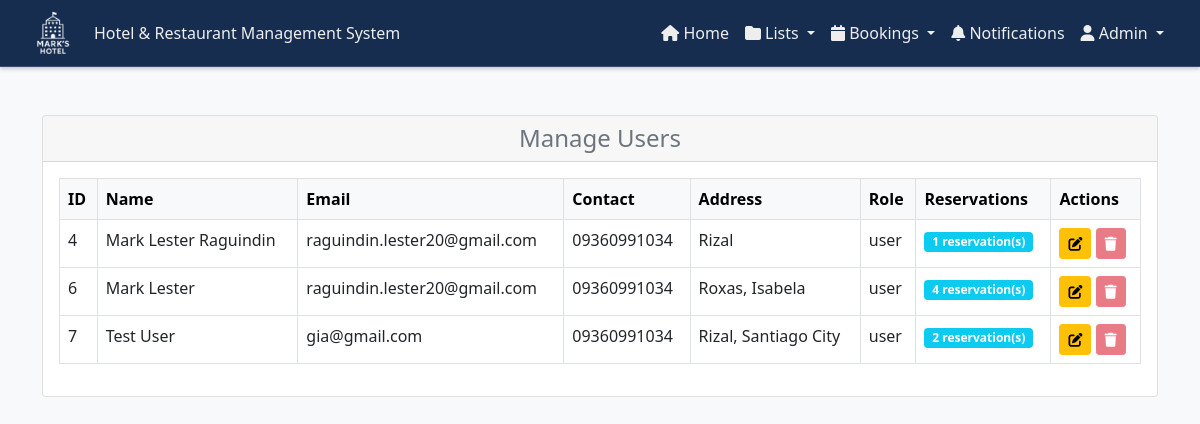
The app's page /admin/manageUsers.php (signed in), older data.
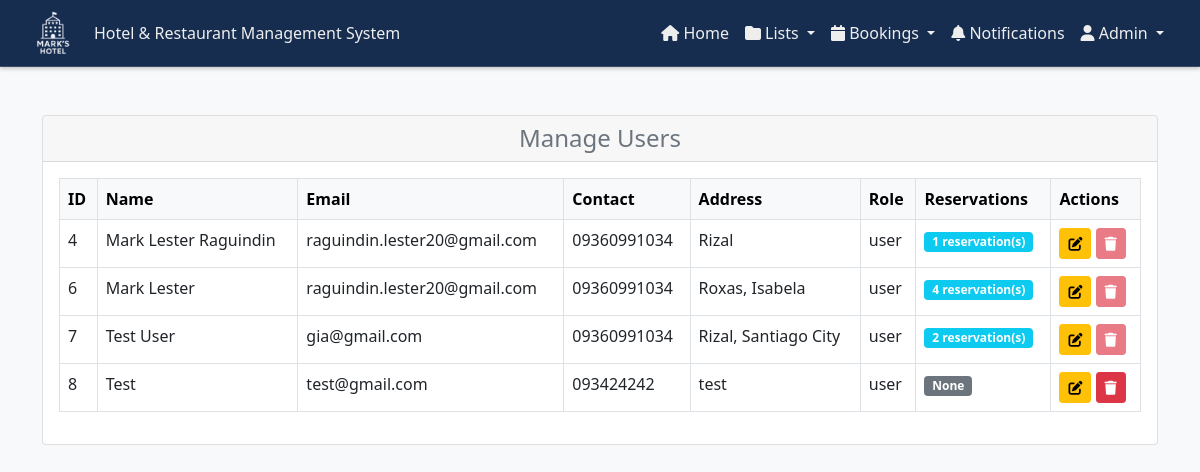
The same page, newer data.
### tables this page shows
CREATE TABLE `users` (
  `user_id` int(11) NOT NULL,
  `name` varchar(255) NOT NULL,
  `address` varchar(50) NOT NULL,
  `email` varchar(50) NOT NULL,
  `password` varchar(50) NOT NULL,
  `role` varchar(20) DEFAULT NULL,
  `phone` tinytext DEFAULT NULL
);

### admin/manageUsers.php (the view, shortened to what the changed rows need)
<?php
include '../components/config.php';
$query = "SELECT u.user_id, u.name, u.address, u.email, u.role, u.phone,
         (SELECT COUNT(*) FROM table_reservations r WHERE r.user_id = u.user_id) as reservation_count
         FROM users u WHERE u.role = 'user'";
$result = mysqli_query($con, $query);
$users = [];
while($row = mysqli_fetch_assoc($result)) {
    $users[] = $row;
}
?>
<!DOCTYPE html>
<html lang="en">
<head>
    <link href="https://cdn.jsdelivr.net/npm/bootstrap@5.0.2/dist/css/bootstrap.min.css" rel="stylesheet">
    <link rel="stylesheet" href="../css/customAdminHeader.css">
    <link rel="stylesheet" href="https://cdnjs.cloudflare.com/ajax/libs/font-awesome/6.7.2/css/all.min.css">
    <link rel="stylesheet" href="../css/notifications.css">
    <link rel="stylesheet" href="../css/darkTheme.css">
</head>
<body>
    <div class="container mt-5">
        <div class="row">
            <div class="col-12">
                <div class="card">
                    <div class="card-body">
                        <?php if(count($users) > 0): ?>
                            <div class="table-responsive">
                                <table class="table table-bordered table-hover">
                                    <thead class="table-light">
                                        <tr>
                                            <th>ID</th>
                                            <th>Name</th>
                                            <th>Email</th>
                                            <th>Contact</th>
                                            <th>Address</th>
                                            <th>Role</th>
                                            <th>Reservations</th>
                                            <th>Actions</th>
                                        </tr>
                                    </thead>
                                    <tbody>
                                        <?php foreach($users as $user): ?>
                                            <tr>
                                                <td><?php echo htmlspecialchars($user['user_id']); ?></td>
                                                <td><?php echo htmlspecialchars($user['name']); ?></td>
                                                <td><?php echo htmlspecialchars($user['email']); ?></td>
                                                <td><?php echo htmlspecialchars($user['phone']); ?></td>
                                                <td><?php echo htmlspecialchars($user['address']); ?></td>
                                                <td><?php echo htmlspecialchars($user['role']); ?></td>
                                                <td>
                                                    <?php if($user['reservation_count'] > 0): ?>
                                                        <span class="badge bg-info"><?= $user['reservation_count'] ?> reservation(s)</span>
                                                    <?php else: ?>
                                                        <span class="badge bg-secondary">None</span>
                                                    <?php endif; ?>
                                                </td>
                                                <td>
                                                    <a href="<?= $_SERVER['PHP_SELF'] ?>?action=edit&id=<?= $user['user_id'] ?>" class="btn btn-sm btn-warning">
                                                        <i class="fas fa-edit"></i>
                                                    </a>
                                                    <?php if($user['reservation_count'] == 0): ?>
                                                        <a href="<?= $_SERVER['PHP_SELF'] ?>?action=delete&id=<?= $user['user_id'] ?>" class="btn btn-sm btn-danger" onclick="return confirm('Are you sure you want to delete this user?')">
                                                            <i class="fas fa-trash"></i>
                                                        </a>
                                                    <?php else: ?>
                                                        <button class="btn btn-sm btn-danger" disabled title="Cannot delete: User has active reservations">
                                                            <i class="fas fa-trash"></i>
                                                        </button>
                                                    <?php endif; ?>
                                                </td>
                                            </tr>
                                        <?php endforeach; ?>
                                    </tbody>
                                </table>
                            </div>
                        <?php else: ?>
                            <div class="alert alert-info">No users found.</div>
                        <?php endif; ?>
                    </div>
                </div>
            </div>
        </div>
    </div>
</body>
</html>

Row changes from the older to the newer data that the page shows:
added users: user_id "8", name "Test", email "test@gmail.com", phone "093424242", address "test", role "user", shows "None"
